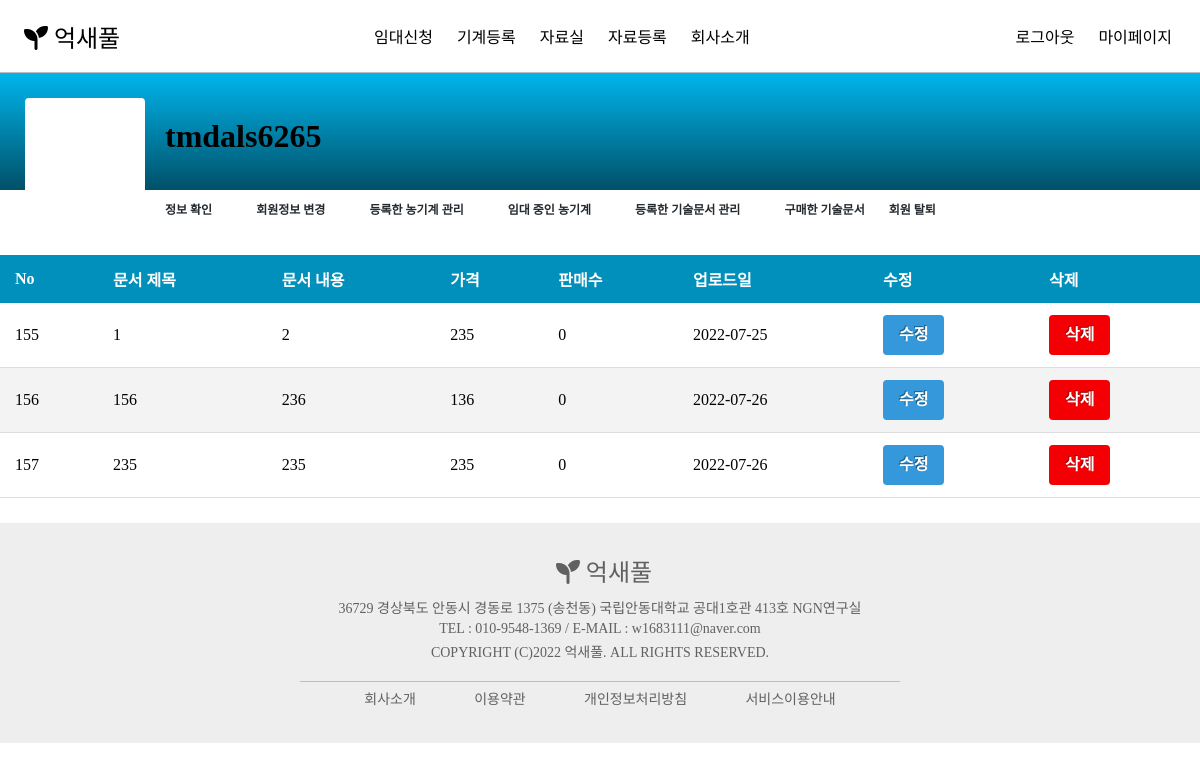
Page /member-docs-info.php (signed in) on the committed database.
### tables this page shows
CREATE TABLE IF NOT EXISTS `sell_info` (
  `id` int(11) unsigned NOT NULL AUTO_INCREMENT COMMENT '판매 id',
  `title` varchar(128) DEFAULT NULL,
  `price` int(11) NOT NULL DEFAULT 0,
  `detail` mediumtext NOT NULL,
  `member_id` varchar(16) NOT NULL,
  `member_name` varchar(16) DEFAULT NULL,
  `member_phone` char(16) DEFAULT NULL,
  `member_email` varchar(64) DEFAULT NULL,
  `upload` date NOT NULL DEFAULT curdate() COMMENT '등록일',
  `deleteDate` date DEFAULT NULL COMMENT '삭제일',
  `sellnum` int(11) unsigned NOT NULL DEFAULT 0 COMMENT '판매수',
  PRIMARY KEY (`id`)
);

### member-docs-info.php (the view, shortened to what this page needs)
<!DOCTYPE html>
<html lang="en">
<body>
    <?php include_once "member-profile.php" ?>
    <section>
        <div>
            <table class="myproduct-table">
                <thead>
                    <tr>
                        <th>No</th>
                        <th>문서 제목</th>
                        <th>문서 내용</th>
                        <th>가격</th>
                        <th>판매수</th>
                        <th>업로드일</th>
                        <th>수정</th>
                        <th>삭제</th>
                    </tr>
                </thead>
                <tbody>
                    <?php
                    require_once "dbcon.php";
                    $product_query = "SELECT * FROM sell_info LEFT JOIN file ON sell_info.id= file.s_id where member_id='{$_SESSION['id']}' AND deleteDate IS NULL GROUP BY (id)";
                    $result = mysqli_query($conn, $product_query);
                    if($result->num_rows == 0){
                        echo <<< ZERO_DOCS
                            <tr>
                                <td colspan = '8'><h4>등록하신 문서가 없습니다.</h4></td>
                            </tr>
                        ZERO_DOCS;
                    }while($row = mysqli_fetch_array($result)){
                            echo <<< VIEW_DOCS
                            <tr>
                                <td>{$row['id']}</td>
                                <td>{$row['title']}</td>
                                <td>{$row['detail']}</td>
                                <td>{$row['price']}</td>
                                <td>{$row['sellnum']}</td>
                                <td>{$row['upload']}</td>
                                <td>
                                    <form id="docs-modify-form" action="member-docs-modify-form.php" method="POST">
                                        <input type="hidden" name="docs_id" value={$row['id']}></input>
                                        <button class="btn-primary edit" type="submit" name="docs-modify-btn">수정</button>
                                    </form>
                                </td>
                                <td>
                                    <form id="docs-delete-form" action="member-docs-delete.php" method="POST" onsubmit="return confirm_delete()">
                                        <input type="hidden" name="docs_id" value={$row['id']}></input>
                                        <button class="btn-primary delete" type="submit" name="docs-delete-btn">삭제</button>
                                    </form>
                                </td>
                            </tr>
                            VIEW_DOCS;
                    }
                    ?>
                </tbody>
            </table>
        </div>
    </section>
</body>
</html>

### member-profile.php (shortened to what this page needs)
<!DOCTYPE html>
<html lang="en">
<head>
</head>
<body>
    <section>
        <div class="container">
            <div class="row">
                <div class="col-md-12">
                    <link href="https://maxcdn.bootstrapcdn.com/font-awesome/4.3.0/css/font-awesome.min.css"
                        rel="stylesheet">
                    <div class="container">
                        <div class="row">
                            <div class="col-md-12">
                                <div id="content" class="content content-full-width">
                                    <div class="profile">
                                        <div class="profile-header">
                                            <div class="profile-header-cover"></div>
                                            <div class="profile-header-content">
                                                <div class="profile-header-img">
                                                </div>
                                                <div class="profile-header-info">
                                                    <?php
                                                        $user_id = $_SESSION['id'];
                                                        echo "<h1 class='m-t-10 m-b-5'>$user_id</h1>";
                                                    ?>
                                                </div>
                                            </div>
                                            <ul class="profile-header-tab nav nav-tabs">
                                                <li class="nav-item"><a href="member-mypage.php"
                                                        class="nav-link_ active show">정보 확인</a></li>
                                                <li class="nav-item"><a href="member-modify-form.php"
                                                        class="nav-link_ active show">회원정보 변경</a>
                                                </li>
                                                <li class="nav-item"><a href="member-product-info.php" class="nav-link_ active show">등록한 농기계
                                                        관리</a></li>
                                                <li class="nav-item"><a href="member-product-lended.php"
                                                        class="nav-link_ active show">임대 중인 농기계</a></li>
                                                <li class="nav-item"><a href="member-docs-info.php"
                                                        class="nav-link_ active show">등록한 기술문서 관리</a></li>
                                                <li class="nav-item"><a href="member-docs-lended.php"
                                                        class="nav-link_ active show">구매한 기술문서</a></li>
                                                <li class="nav-item">
                                                    <form id="member-delete-form" action="member-delete.php" method="post" onsubmit="return confirm_delete()">
                                                        <button type="submit" name="member-delete-btn"
                                                            class="member-delete-btn">회원
                                                            탈퇴</button>
                                                    </form>
                                                </li>
                                            </ul>
                                        </div>
                                    </div>
                                </div>
                            </div>
                        </div>
                    </div>
                </div>
            </div>
        </div>
    </section>
</body>
</html>

### rows in the picture
sell_info: id "155", title "1", detail "2", price "235", sellnum "0", upload "2022-07-25"
sell_info: id "156", title "156", detail "236", price "136", sellnum "0", upload "2022-07-26"
sell_info: id "157", title "235", detail "235", price "235", sellnum "0", upload "2022-07-26"

### other values in the picture
$user_id "tmdals6265"
